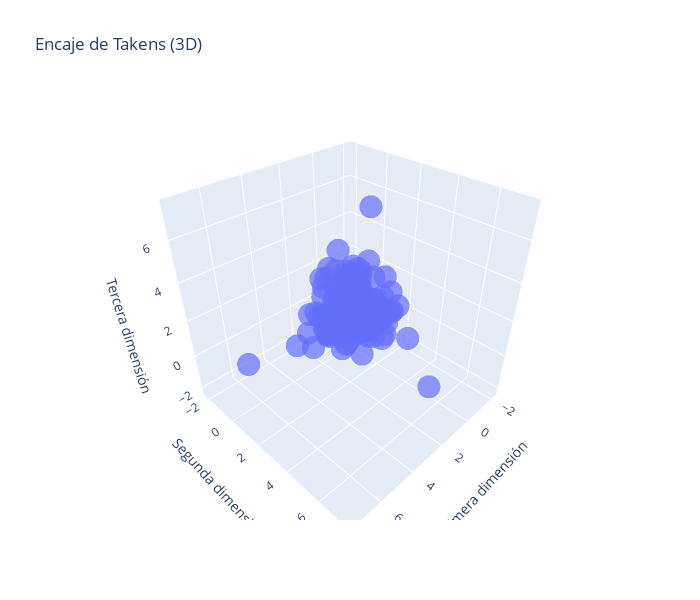

Source (notebook cell):
### Markdown cell above
## Visualización del Encaje de Takens en 3-D

### Code cell
df_embedded = pd.DataFrame(embedded_signal, columns=[f'Dim_{i+1}' for i in range(embedded_signal.shape[1])])
fig = px.scatter_3d(
    df_embedded,
    x='Dim_1',
    y='Dim_2',
    z='Dim_3',
    title='Encaje de Takens (3D)',
    labels={'Dim_1': 'Primera dimensión', 'Dim_2': 'Segunda dimensión', 'Dim_3': 'Tercera dimensión'},
    opacity=0.7
)
fig.update_layout(width=700, height=600)
fig.show()

### Figure 1 — Plotly figure (JSON) as saved in the notebook; plotly's stock layout.template omitted (floating-point values rounded to 4 significant figures; data arrays with more than 128 entries replaced by an {"elided": "..."} marker saying what was removed)
{"data": [{"hovertemplate": "Primera dimensión=%{x}<br>Segunda dimensión=%{y}<br>Tercera dimensión=%{z}<extra></extra>", "legendgroup": "", "marker": {"color": "#636efa", "opacity": 0.7, "symbol": "circle"}, "mode": "markers", "name": "", "scene": "scene", "showlegend": false, "type": "scatter3d", "x": {"elided": "356 float values"}, "y": {"elided": "356 float values"}, "z": {"elided": "356 float values"}}], "layout": {"height": 600, "legend": {"tracegroupgap": 0}, "scene": {"domain": {"x": [0, 1], "y": [0, 1]}, "xaxis": {"title": {"text": "Primera dimensión"}}, "yaxis": {"title": {"text": "Segunda dimensión"}}, "zaxis": {"title": {"text": "Tercera dimensión"}}}, "title": {"text": "Encaje de Takens (3D)"}, "width": 700}}
